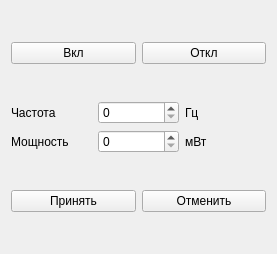
<?xml version="1.0" encoding="UTF-8"?>
<ui version="4.0">
 <class>generator_settings</class>
 <widget class="QWidget" name="generator_settings">
  <property name="geometry">
   <rect>
    <x>0</x>
    <y>0</y>
    <width>277</width>
    <height>254</height>
   </rect>
  </property>
  <property name="windowTitle">
   <string>Form</string>
  </property>
  <layout class="QVBoxLayout" name="verticalLayout">
   <item>
    <layout class="QHBoxLayout" name="horizontalLayout_2">
     <item>
      <widget class="QPushButton" name="generator_on_button">
       <property name="text">
        <string>Вкл</string>
       </property>
      </widget>
     </item>
     <item>
      <widget class="QPushButton" name="generator_off_button">
       <property name="text">
        <string>Откл</string>
       </property>
      </widget>
     </item>
    </layout>
   </item>
   <item>
    <layout class="QGridLayout" name="gridLayout">
     <item row="0" column="0">
      <widget class="QLabel" name="label">
       <property name="text">
        <string>Частота</string>
       </property>
      </widget>
     </item>
     <item row="1" column="0">
      <widget class="QLabel" name="label_2">
       <property name="text">
        <string>Мощность</string>
       </property>
      </widget>
     </item>
     <item row="1" column="3">
      <widget class="QLabel" name="label_4">
       <property name="text">
        <string>мВт</string>
       </property>
      </widget>
     </item>
     <item row="0" column="3">
      <widget class="QLabel" name="label_3">
       <property name="text">
        <string>Гц</string>
       </property>
      </widget>
     </item>
     <item row="0" column="1">
      <widget class="QSpinBox" name="freq_spin_box"/>
     </item>
     <item row="1" column="1">
      <widget class="QSpinBox" name="power_spin_box"/>
     </item>
    </layout>
   </item>
   <item>
    <layout class="QHBoxLayout" name="horizontalLayout">
     <item>
      <widget class="QPushButton" name="accept_button">
       <property name="text">
        <string>Принять</string>
       </property>
      </widget>
     </item>
     <item>
      <widget class="QPushButton" name="cancel_button">
       <property name="text">
        <string>Отменить</string>
       </property>
      </widget>
     </item>
    </layout>
   </item>
  </layout>
 </widget>
 <resources/>
 <connections/>
</ui>
